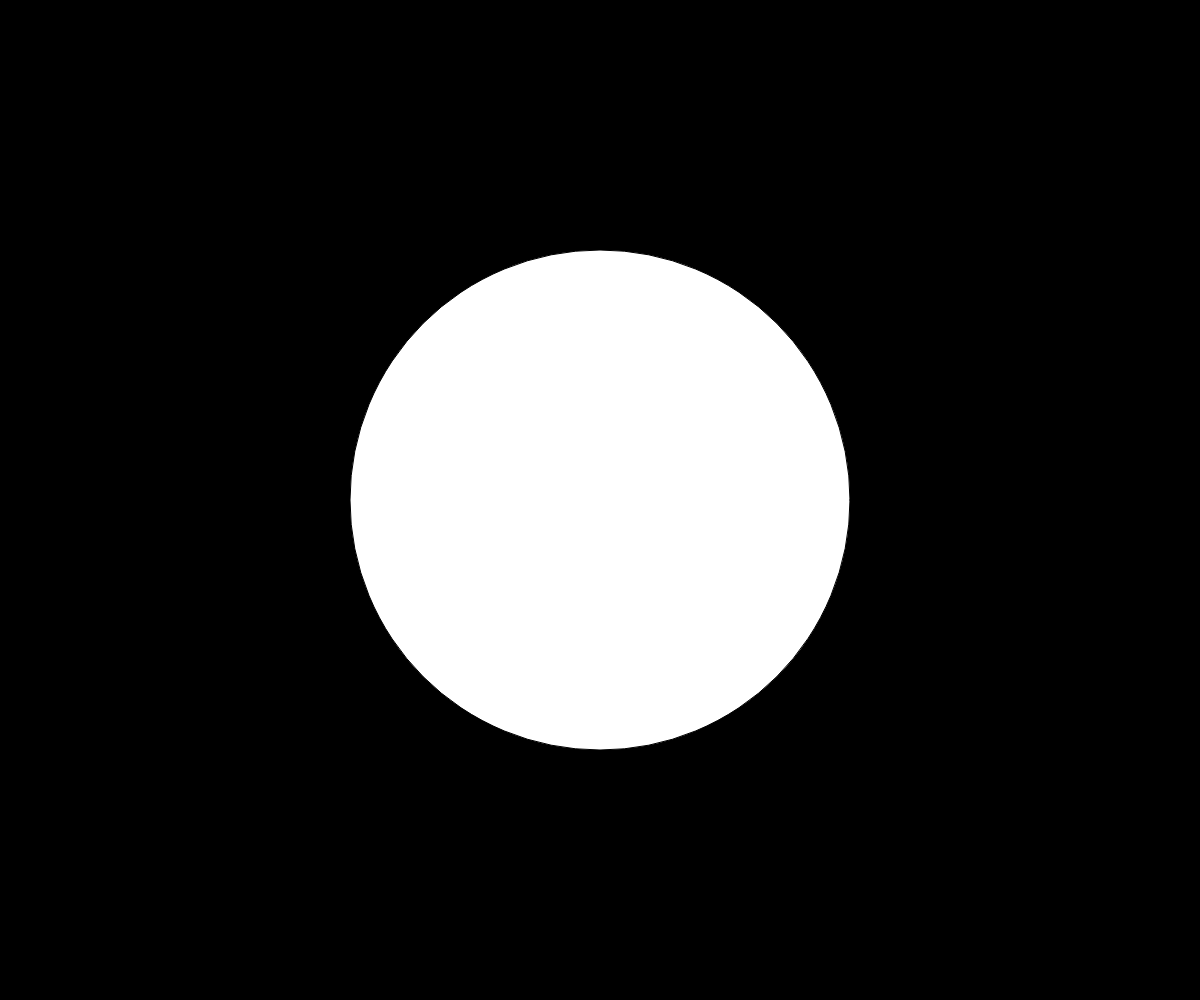
Frame 1 (no input)
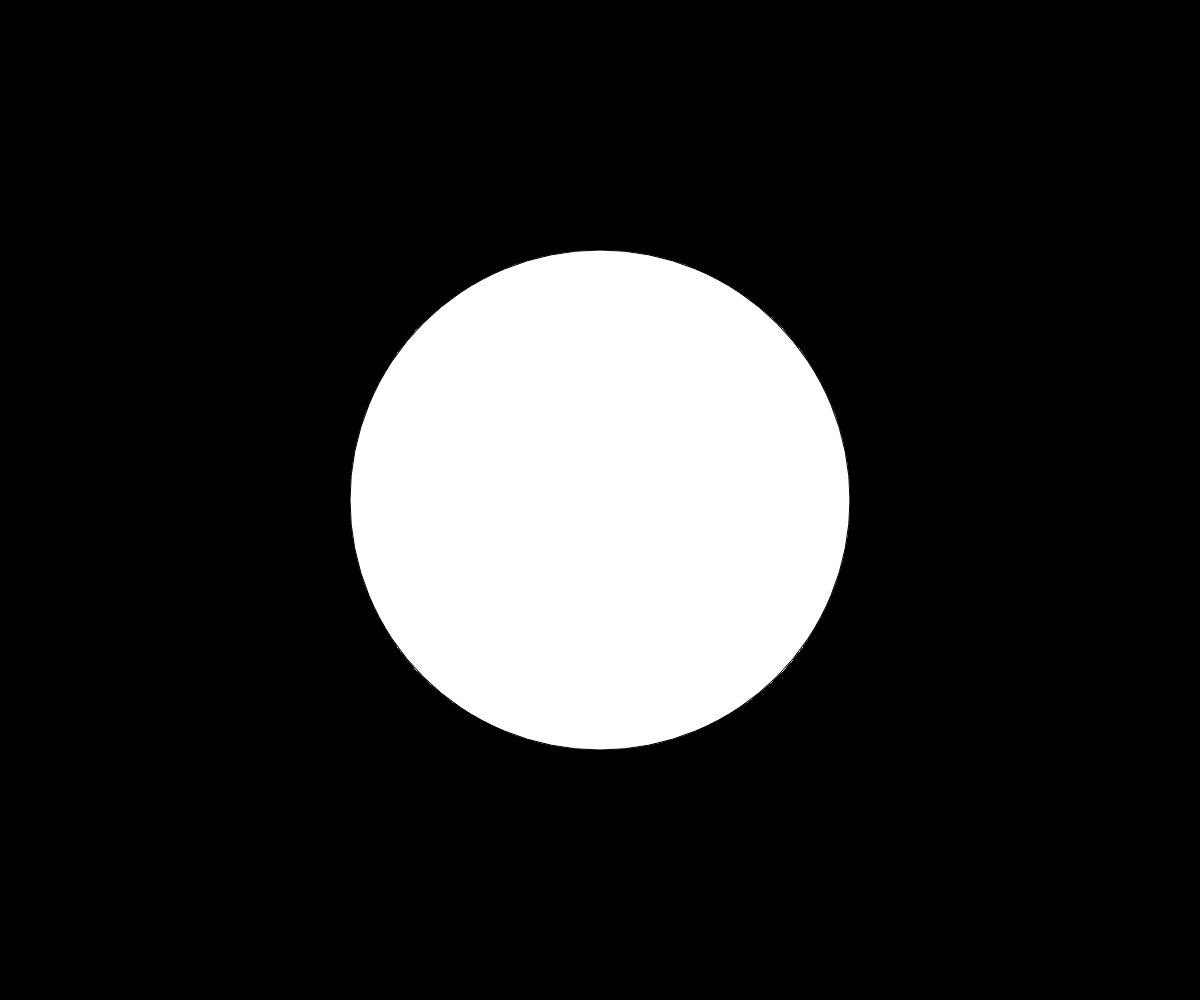
Frame 60 (no input)
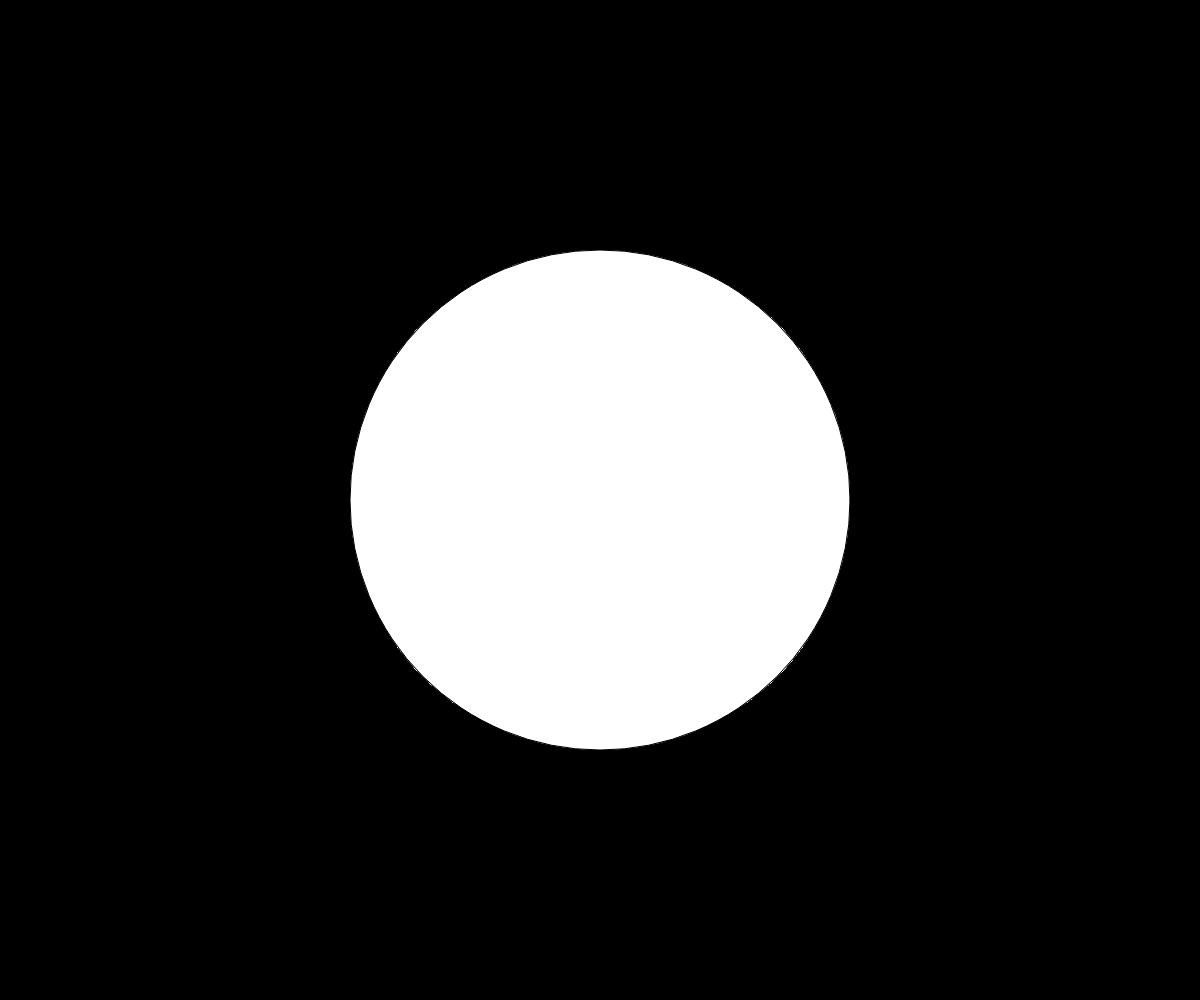
Frame 120 (the mouse pressed at the canvas centre since frame 60)

The p5.js sketch that drew these frames (run headless with seeded random() and noise() and a simulated clock; from frame 60 on, the mouse is pressed at the canvas centre):

// p5.js sketch
// ── sketch.js
function setup() {
    createCanvas(windowWidth, windowHeight);
    background(0);
    angleMode(DEGREES);
}

function draw() {
    fill(255, 255, 255);
    circle(width / 2, height / 2, height / 2);
}
